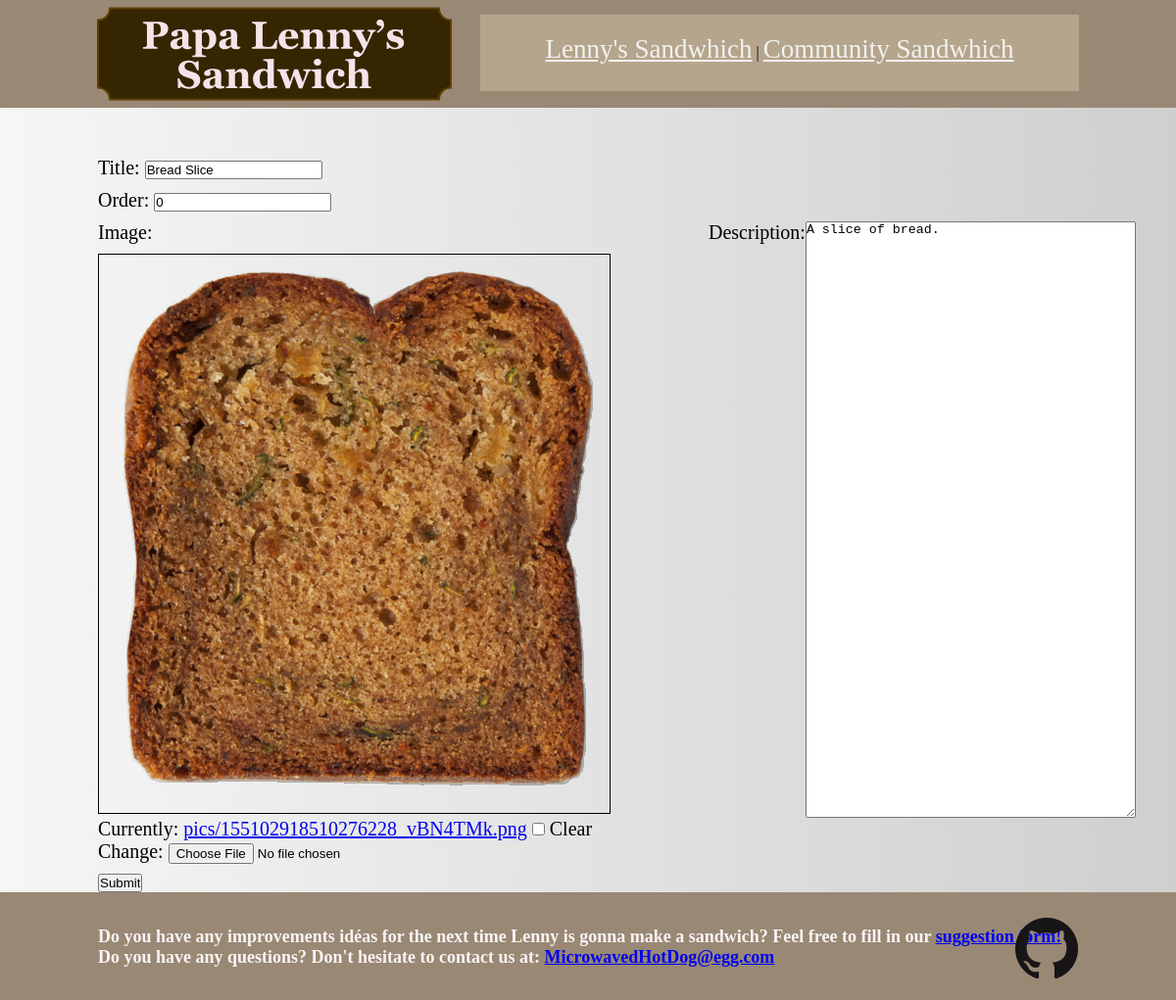
Screenshot of /Community_sandwich/edit_ingredient/10 (signed in) with the database file from the repository.
### eggu/models.py (models this page shows, shortened)
class Ingredient(models.Model):
    title = models.CharField(max_length=255)
    description = models.TextField()
    order = models.IntegerField(default=0)
    image = models.ImageField(upload_to="pics", blank=True)
    Sandwich = models.ForeignKey(Sandwich, on_delete=models.DO_NOTHING)
    class Meta:
        ordering = ["order", ]

### eggu/views.py (the view)
# urls.py: path("Community_sandwich/edit_ingredient/<int:ingredient_pk>", views.edit_ingredient, name="edit_ingredient"),
@login_required
def edit_ingredient(request, ingredient_pk):
    ingredient = get_object_or_404(Ingredient, pk=ingredient_pk)
    form = forms.IngredientForm(instance=ingredient)
    if request.method == "POST":
        form = forms.IngredientForm(request.POST, request.FILES, instance=ingredient)
        if form.is_valid():
            form.save()
            return HttpResponseRedirect(reverse("eggu:community_sandwich"))
    return render(request, "eggu/ingredient_form.html", {"form": form})

### eggu/forms.py
class IngredientForm(forms.ModelForm):
    class Meta:
        model = models.Ingredient
        fields = [
            "title",
            "description",
            "order",
            "image",
        ]

### eggu/templates/eggu/ingredient_form.html (shortened to what this page needs)
{% extends "layout.html" %}
{% block content %}
<div class="row columns">
    <form action="" method="POST" enctype="multipart/form-data">
        <p>Title: {{ form.title }}</p>
        <p>Order: {{ form.order }}</p>
        <div id="form-flex-section">
            <div>
                {% if form.instance.image %}
                <p>Image:</p>
                <img src="{{ form.instance.image.url }}" width="700" alt="gamer ingredient" id="ingredient-image-form">
                {% endif %}
            </div>
            <p>Description:</p>
            {{ form.description }}
        </div>
        {% if form.instance.image %}
            <p>{{ form.image }}</p>
        {% else %}
            <p>Image: {{ form.image }}</p>
        {% endif %}
        <input type="submit" class="button">
    </form>
</div>
{% endblock %}

### assets/css/layout.css (style rules this page uses)
* { margin: 0; padding: 0; }
html, body { height: 100%; margin: 0; padding: 0; }
form { margin-left: 100px; margin-top: 50px; }
form p { margin-bottom: 10px; font-size: 20px; }
#form-flex-section { display: flex; }
#ingredient-image, #ingredient-image-form { min-height: 500px; max-height: 600px; width: auto; }
#ingredient-image-form { border: 1px solid black; margin-right: 100px; }

### rows the page displays
Ingredient: title "Bread Slice", order "0", instance.image (picture), description "A slice of bread."

### other values shown
{{ "MicrowavedHotDog@egg.com"|urlize }} "MicrowavedHotDog@egg.com"
